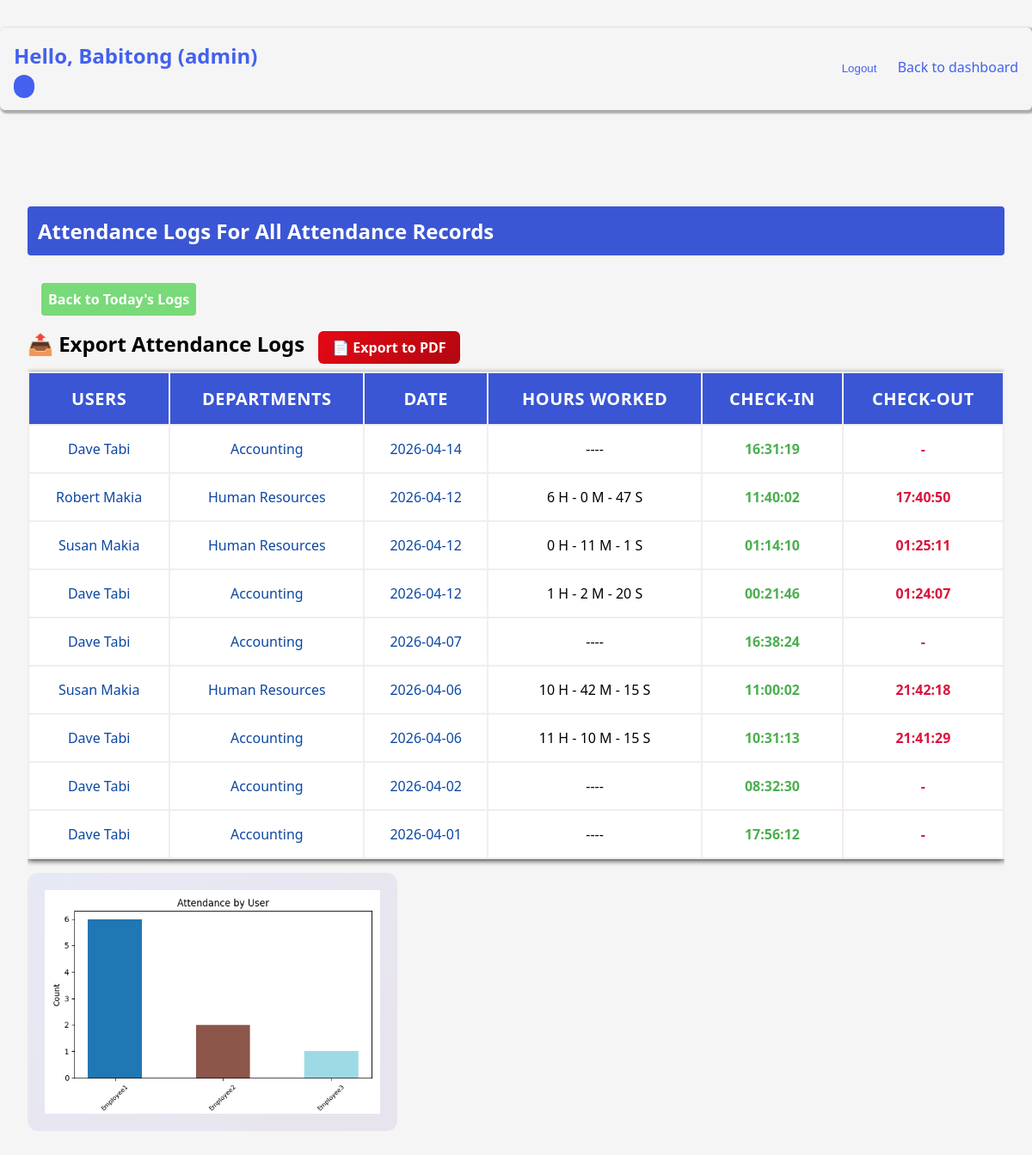
The page /report-view/?view=all (signed in) on the database its author committed.
### users/models.py (models this page shows, shortened)
class CustomUser(AbstractUser):
    user_type = models.CharField(max_length=100, choices=USER_TYPE_CHOICES, null=True,blank=True)
    is_first_login = models.BooleanField(default=True)
    phone_number = models.CharField(max_length=20, null=True,blank=True)
    department = models.ForeignKey(Department,on_delete=models.SET_NULL,null=True,blank=True)

class Department(models.Model):
    name = models.CharField(max_length=100, unique=True)

### attendance/models.py (models this page shows, shortened)
class AttendanceRecord(models.Model):
    user = models.ForeignKey(settings.AUTH_USER_MODEL, on_delete=models.CASCADE)
    scanned_at = models.DateTimeField(auto_now_add=True)  # Check-in time
    checked_out_at = models.DateTimeField(null=True, blank=True)  # Check-out time
    date =models.DateField(default=timezone.now())
    status =models.CharField(max_length=20, choices=[('scanned_at','scanned_at'),('check_out_at','check_out_at')])
    latitude = models.FloatField(null=True, blank=True)
    longitude = models.FloatField(null=True, blank=True)
    STATUS_CHOICES = [
    ('Present', 'Present'),
    ('Late', 'Late'),
    ('Absent', 'Absent'),
]
    status = models.CharField(max_length=20, choices=STATUS_CHOICES)
    @property
    def hours_worked(self):
        if self.checked_out_at:
            delta = self.checked_out_at - self.scanned_at
            total_seconds = int(delta.total_seconds())
            hours = total_seconds // 3600
            minutes = (total_seconds % 3600 ) // 60
            seconds = total_seconds % 60
            return f"{hours} H - {minutes} M - {seconds} S"
        return "----"

### attendance/views.py (the view)
# urls.py: path('report-view/', views.report_view, name='report_view'),
@login_required
def report_view(request):
    show_all = request.GET.get("view") == "all"
    if show_all:
        records = AttendanceRecord.objects.select_related('user').order_by('-date', '-scanned_at')
        today_label = "All Attendance Records"
    else:
        today = timezone.now()
        records = AttendanceRecord.objects.filter(date=today).select_related('user')
        today_label = today.strftime("%A, %d %B %Y")
    attendance_data = (
        records
        .values('user__username')
        .annotate(count=Count('date', distinct=True))
        .order_by('-count')
    )
    formatted_data = [{"user":entry['user__username'], "count": entry['count']} for entry in attendance_data]
    chart_base64 = generate_attendance_chart(formatted_data)
    return render(request, "report_view.html", {
        "records": records,
        "today": today_label,
        "show_all": show_all,
        "chart_base64": chart_base64,
        })

### utils.py (called while the page is built)
def generate_attendance_chart(data):
    users = [item['user'] for item in data]
    counts = [item['count'] for item in data]
    fig, ax = plt.subplots(figsize=(6, 4))
    colormap = cm.get_cmap('tab20', len(users))
    colors = [colormap(i) for i in range(len(users))]
    ax.bar(users, counts, color=colors ,width=0.5)
    ax.set_title("Attendance by User")
    ax.set_xlabel("USERS" , fontsize=16)
    ax.set_ylabel("Count")
    plt.tight_layout()
    plt.xticks(rotation=44, fontsize=8)
    buffer = BytesIO()
    fig.savefig(buffer, format='png')
    buffer.seek(0)
    image_png = buffer.getvalue()
    buffer.close()
    chart_base64 = base64.b64encode(image_png).decode('utf-8')
    return chart_base64

### templates/report_view.html (shortened to what this page needs)
{% load static %}
<!DOCTYPE html>
<html lang="en">
<head>
    <link rel="stylesheet" href="{% static 'css/dashboard.css' %}">
    <link rel="stylesheet" href="{% static 'css/daily-logs.css' %}">
</head>
<body>
    <div class="dashboard-container">
          <header class="dashboard-header">
              <div class="greeting">
                  <h2>Hello, {{ user.username }} ({{user.user_type}})</h2>
                  <span class="user-role-badge">{{ user.get_role_display }}</span>
              </div>
              <nav>
                  <form action="{% url 'logout' %}" method="post">
                      <button type="submit" class="logout-btn">Logout</button>
                      <a href="{% url 'secretary_dashboard' %}">Back to dashboard</a>
                  </form>
              </nav>
          </header>
      {% block content %}
      <div class="dashboard-content">
          <div class="card">
            <h2 class="dashboard-heading"> Attendance Logs For {{today}}</h2>
            {% if records %}
            <div class="attendance-table-wrapper">
            <form method"get" class="date-filter">
              {% if show_all%}
              <a href="{% url 'secretary_dashboard' %}" class="btn button">Back to Today's Logs</a>
              {% else %}
              <a href="?view=all" class="btn button">Show All Records</a>
              {% endif %}
            </form>
            <div class="export-buttons">
              <h2>📤 Export Attendance Logs</h2>
              <div style="margin-top: 10px;">
                <a href="{% url 'pdf' %}?view={{ request.GET.view }}" class="btn btn-danger">📄 Export to PDF</a>
              </div>
            </div>
            <table class="attendance-table">
                <thead>
                  <tr>
                    <th>Users</th>
                    <th>Departments
                    </th
                    ><th>Date</th>
                    <th>Hours Worked</th>
                    <th>Check-in</th>
                    <th>Check-out</th>
                  </tr>
                </thead>
                <tbody>
                  {% for r in records %}
                    <tr>
                      <td class="td-text">{{ r.user.get_full_name }}</td>
                      <td class="td-text">{{r.user.department.name}}
                      </td>
                      <td class="td-text">{{r.scanned_at|date:"Y-m-d"}}</td>
                      <td>
                        {{r.hours_worked}}
                      </td>
                      <td class="{% if r.scanned_at %}status-ok-in {% else %}status-missing-in{%endif%}">{{ r.scanned_at|date:"H:i:s" }}</td>
                      <td class="{% if r.checked_out_at %}status-ok {% else %}status-missing{%endif%}">
                      {% if r.checked_out_at %}
                        {{ r.checked_out_at|date:"H:i:s" }}
                      {% else %}
                        -
                      {% endif %}</td>
                    </tr>
                {% endfor %}
              </table>
            <img alt="Attendance Chart" class="chart">
          </div>
          {% else %}
            <p class="no-records ">-No attendance records yet today-.</p>
            <a href="?view=all" class="btn button">Show All Records</a>
          {% endif %}
        </div>
      </div>
    </div>
  {% endblock %}
</body>
</html>

### frontend/css/dashboard.css (style rules this page uses)
body { font-family: 'Segoe UI', system-ui, sans-serif; margin: 0; background-color: #f8f9fa; }
.dashboard-content { margin: 0 ; padding: 2rem; }
.dashboard-header { max-width: 1200px; display: flex; justify-content: space-between; align-items: center; margin: 2rem auto; border-bottom: 1px solid #eee; box-shadow:2px 2px 2px 2px rgba(0,0,0,0.3); padding: 1rem; border-radius: 6px; }
.greeting h2 { color: #4361ee; margin: 0 0 0.5rem 0; }
.user-role-badge { background: #4361ee; color: white; padding: 0.25rem 0.75rem; border-radius: 20px; font-size: 0.85rem; }
.logout-btn { background: transparent; color: #4361ee; border: none; padding: 0.5rem 1.25rem; border-radius: 4px; cursor: pointer; transition: all 0.3s cubic-bezier(0.25, 0.8,0.25,1); }
a { text-decoration: none; border-radius: 8px; color: #4361ee; transition: all 0.3s cubic-bezier(0.25, 0.8,0.25,1); }

### frontend/css/daily-logs.css (style rules this page uses)
* { box-sizing: border-box; margin: 0; padding: 0; }
body { background-color: #f5f5f5; }
.attendance-table-wrapper { overflow-x: auto; }
.attendance-table { background-color: white; width: 100%; padding: 1rem 2rem; min-width: 600px; border-radius: 2px; overflow: hidden; box-shadow: 0 2px 6px rgba(0, 0, 0, 0.75); margin: 1rem 0; }
.attendance-table td, .attendance-table th { text-align: center; border: 2px solid #f3eded; }
.attendance-table th { background-color: #3a56d4; text-align: center; text-transform: uppercase; color: #ffffff; }
.td-text { color: #0d47a1; }
.dashboard-heading { margin: 1rem 0; margin-top: 3rem; font-size: 1.5rem; font-weight: 600; color: #ffffff; border-radius: 4px; text-align: left; background-color: #3a56d4; padding: 0.75rem; }
.status-ok { color: crimson; font-weight: bold; }
.status-missing { color: crimson; font-weight: bold; }
.status-ok-in { color: #4caf50; font-weight: bold; }
.date-filter { margin: 1rem 0; }
.button { padding: 0.5rem; border-radius: 4px; border: none; background: #78da78; color: #ffffff; font-weight: 700; margin: 0 1em; display: inline-block; }
.export-buttons { margin-top: 1rem; display: flex; gap: 1rem; }
.export-buttons .btn { padding: 0.5rem 1rem; text-decoration: none; font-weight: bold; border-radius: 6px; color: white; }
.btn-danger { background: linear-gradient(135deg, #e50914, #b20710); }
.chart { height: 300px; background: linear-gradient( 135deg, rgba(102, 126, 234, 0.1), rgba(118, 75, 162, 0.1) ); border-radius: 12px; display: flex; align-items: end; justify-content: space-around; padding: 20px; position: relative; overflow: hidden; }
table { width: 100%; border-collapse: collapse; }
th, td { padding: 16px; text-align: left; border-bottom: 1px solid rgba(0, 0, 0, 0.05); }
th { background: rgba(102, 126, 234, 0.05); font-weight: 600; color: #333; text-transform: uppercase; font-size: 20px; letter-spacing: 0.5px; }

### rows shown on the page
CustomUser: username "Babitong", user_type "admin"
AttendanceRecord: user.get_full_name "Dave Tabi", user.department.name "Accounting", scanned_at "2026-04-14", hours_worked "----", scanned_at "16:31:19"
AttendanceRecord: user.get_full_name "Robert Makia", user.department.name "Human Resources", scanned_at "2026-04-12", hours_worked "6 H - 0 M - 47 S", scanned_at "11:40:02", checked_out_at "17:40:50"
AttendanceRecord: user.get_full_name "Susan Makia", user.department.name "Human Resources", scanned_at "2026-04-12", hours_worked "0 H - 11 M - 1 S", scanned_at "01:14:10", checked_out_at "01:25:11"
AttendanceRecord: user.get_full_name "Dave Tabi", user.department.name "Accounting", scanned_at "2026-04-12", hours_worked "1 H - 2 M - 20 S", scanned_at "00:21:46", checked_out_at "01:24:07"
AttendanceRecord: user.get_full_name "Dave Tabi", user.department.name "Accounting", scanned_at "2026-04-07", hours_worked "----", scanned_at "16:38:24"
AttendanceRecord: user.get_full_name "Susan Makia", user.department.name "Human Resources", scanned_at "2026-04-06", hours_worked "10 H - 42 M - 15 S", scanned_at "11:00:02", checked_out_at "21:42:18"
AttendanceRecord: user.get_full_name "Dave Tabi", user.department.name "Accounting", scanned_at "2026-04-06", hours_worked "11 H - 10 M - 15 S", scanned_at "10:31:13", checked_out_at "21:41:29"
AttendanceRecord: user.get_full_name "Dave Tabi", user.department.name "Accounting", scanned_at "2026-04-02", hours_worked "----", scanned_at "08:32:30"
AttendanceRecord: user.get_full_name "Dave Tabi", user.department.name "Accounting", scanned_at "2026-04-01", hours_worked "----", scanned_at "17:56:12"

### other values the page prints
{{ today }} "All Attendance Records"
